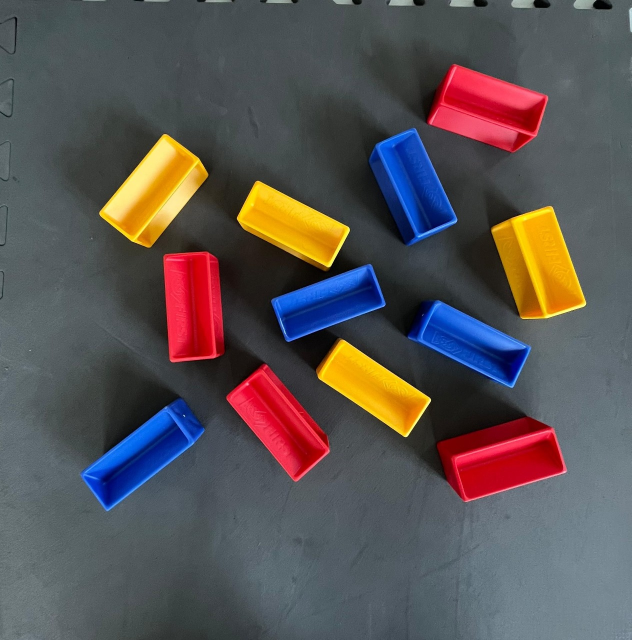
#> input picture Images/test01.jpg, 1263 x 1280 px, found by its file name (shown at 1/2 size); its folder holds only this picture in this run
$ python EdgeDetect_oLD.py
#> lines starting #> are read from the running program, lines starting #| are printed output that depends on the picture; after the words box and inside, x2 and y2 are one past the last pixel; in counts of white or black regions, pixels touching at a corner belong together
import time
import cv2
import math
import numpy as np
def orientation(contour):
    # print(contour)
    try:
        max_len = 0
        max_edge = None
        for i in range(len(contour)-1):
            current = contour[i]
            next = contour[(i+1)]
            nextX = next[0][0]
            nextY = next[0][1]
            currentX = current[0][0]
            currentY = current[0][1]
            dX = currentX - nextX
            dY = currentY - nextY
            length = ((dX)**2 + (dY)**2 )** (1/2)
            if length > max_len:
                max_len = length
                max_edge = (current,next)
        length = ((contour[-1][0][0] - contour[0][0][0])**2 + (contour[-1][0][1] - contour[0][0][1])**2)** (1/2)
        if length > max_len:
                max_len = length
                max_edge = (contour[-1],contour[0])
        dX = max_edge[1][0][0] - max_edge[0][0][0]
        dY = max_edge[1][0][1] - max_edge[0][0][1]
        theta = math.degrees(math.atan2(dY, dX))
        return theta+180
    except:
        return -1
def findObjects(img, contours, color):
    ct = time.time()
    new_contours = []
    image_copy = img.copy()
    for contour in contours:
        contourArea  = cv2.contourArea(contour)
        if contourArea >= 2000 and contourArea <= 5500:
            contour = cv2.approxPolyDP(contour, 9,closed = True)

            new_contours.append(contour)
            angle = orientation(contour)
            if(angle != -1):
                cv2.line(image_copy,*contour[0],
                     (int(100*math.cos(math.radians(angle)))+contour[0][0][0],int(100*math.sin(math.radians(angle)
                                                                                               ))+contour[0][0][1]),(240,32,160),3)


    cv2.drawContours(image=image_copy, contours=new_contours, contourIdx=-1, color=color, thickness=2, lineType=cv2.LINE_AA)
    return image_copy


# Read the original image
for i in range(1,43):
    img = cv2.imread('Images\\test'+str(i).zfill(2)+'.jpg')
#> img is the input picture: shape (1280, 1263, 3); mean B, G, R 83.8, 83, 89.1
    img = cv2.resize(img,(512,512))
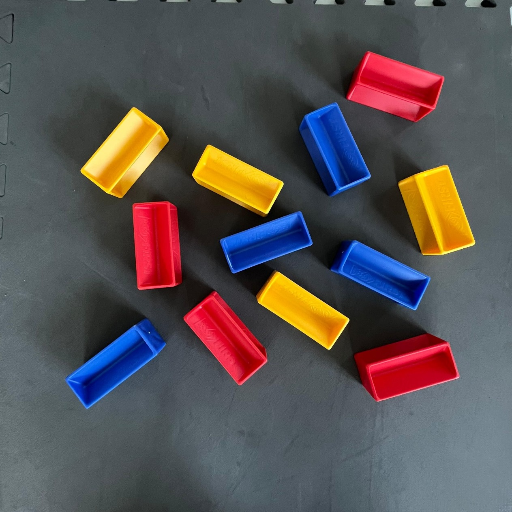
#> img: shape (512, 512, 3); mean B, G, R 83.7, 82.9, 89
    img = cv2.cvtColor(img, cv2.COLOR_BGR2HSV)
#> img: shape (512, 512, 3); mean H, S, V 91.4, 71.4, 106.9
    original = img #img
    # cv2.blur(img, (15,15))
    # Display original image
    cv2.imshow('Original', original)
    # [29 lines of commented-out code are left out]
    yellowMask = cv2.inRange(original, (80,100,115),(110,255,255))
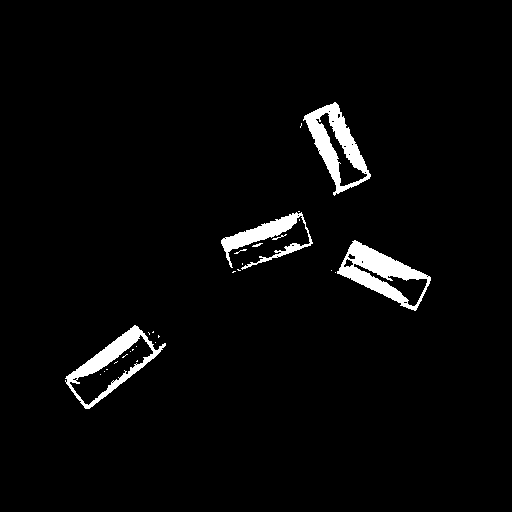
#> yellowMask: shape (512, 512); 3.1% white; 28 white regions (22 under 20 px), largest, box (x1, y1, x2, y2) and area: (337, 240, 431, 311) 2443, (303, 102, 371, 196) 2255, (65, 325, 166, 409) 1878, (221, 212, 313, 270) 1518, (272, 234, 287, 240) 23, (252, 243, 263, 247) 22
    blueMask = cv2.inRange(original, (0,100,115),(80,255,255))
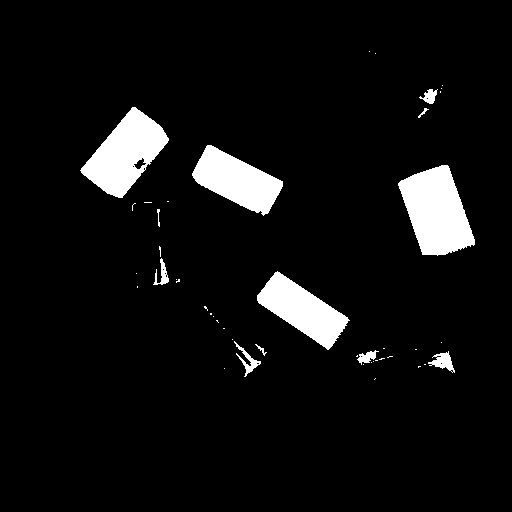
#> blueMask: shape (512, 512); 6.3% white; 45 white regions (33 under 20 px), largest, box (x1, y1, x2, y2) and area: (398, 165, 475, 256) 4534, (80, 107, 169, 198) 4127, (192, 145, 283, 216) 3410
    redMask = cv2.inRange(original, (110,100,115),(255,255,255))
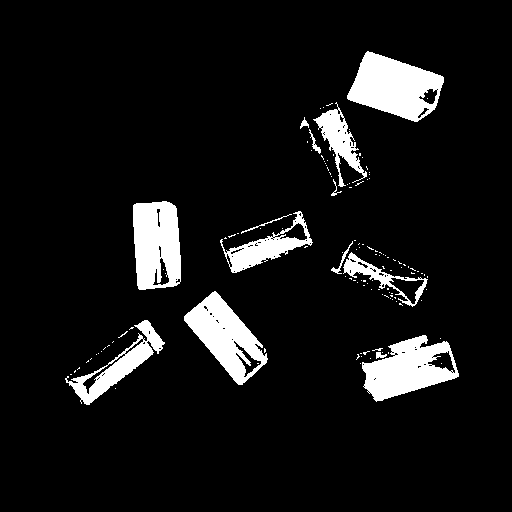
#> redMask: shape (512, 512); 8.4% white; 127 white regions (113 under 20 px)
    # [8 lines of commented-out code are left out]
    contoursYellow, hierarchy = cv2.findContours(yellowMask, cv2.RETR_TREE, cv2.CHAIN_APPROX_SIMPLE)
#> contoursYellow = 52 contours, 43 with area under 20; largest, box (x1, y1, x2, y2) and area: (65, 325, 166, 409) 3465, (337, 240, 431, 311) 3143, (303, 102, 371, 196) 2978, (69, 334, 154, 406) 1812, (221, 212, 313, 270) 1299
    contoursBlue, hierarchy = cv2.findContours(blueMask, cv2.RETR_TREE, cv2.CHAIN_APPROX_SIMPLE)
#> contoursBlue = 57 contours, 47 with area under 20; largest, box (x1, y1, x2, y2) and area: (398, 165, 475, 256) 4406, (80, 107, 169, 198) 4085, (192, 145, 283, 216) 3301, (257, 271, 350, 350) 3214, (428, 351, 455, 373) 240
    contoursRed, hierarchy = cv2.findContours(redMask, cv2.RETR_TREE, cv2.CHAIN_APPROX_SIMPLE)
#> contoursRed = 230 contours, 202 with area under 20; largest, box (x1, y1, x2, y2) and area: (347, 51, 444, 122) 4225, (362, 335, 459, 402) 3796, (184, 291, 268, 385) 3696, (133, 201, 181, 290) 3674, (65, 320, 165, 405) 2224
    img_contour = img
    img_contour = findObjects(img_contour, contoursYellow,(85,255,255))
#> the loop in findObjects, `for contour in contours:` made 52 passes
#> (contourArea, contour, length in orientation, dX in orientation, dY in orientation, theta in orientation, angle) on passes 27, 43: (3143, [[352, 241], [337, 273], [415, 310], [430, 277]], 85.91, 78, 37, 25.38, 205.4), (2978, [[335, 102], [303, 119], [334, 195], [370, 176]], 81.86, 31, 76, 67.81, 247.8)
#> (contourArea, length in orientation, dX in orientation, dY in orientation, theta in orientation, angle) on pass 5: (3465, 100, 76, -65, -40.54, 139.5)
#> after the loop in findObjects, `for contour in contours:`: image_copy: shape (512, 512, 3); mean H, S, V 92.4, 71, 107.2
#> after the loop in findObjects, `for contour in contours:`: new_contours = 3 contours; box (x1, y1, x2, y2) and area: (303, 102, 371, 196) 3144, (65, 325, 166, 409) 3096, (337, 241, 431, 311) 3082
#> (the run stopped early here; a loop or call above may not have finished)
